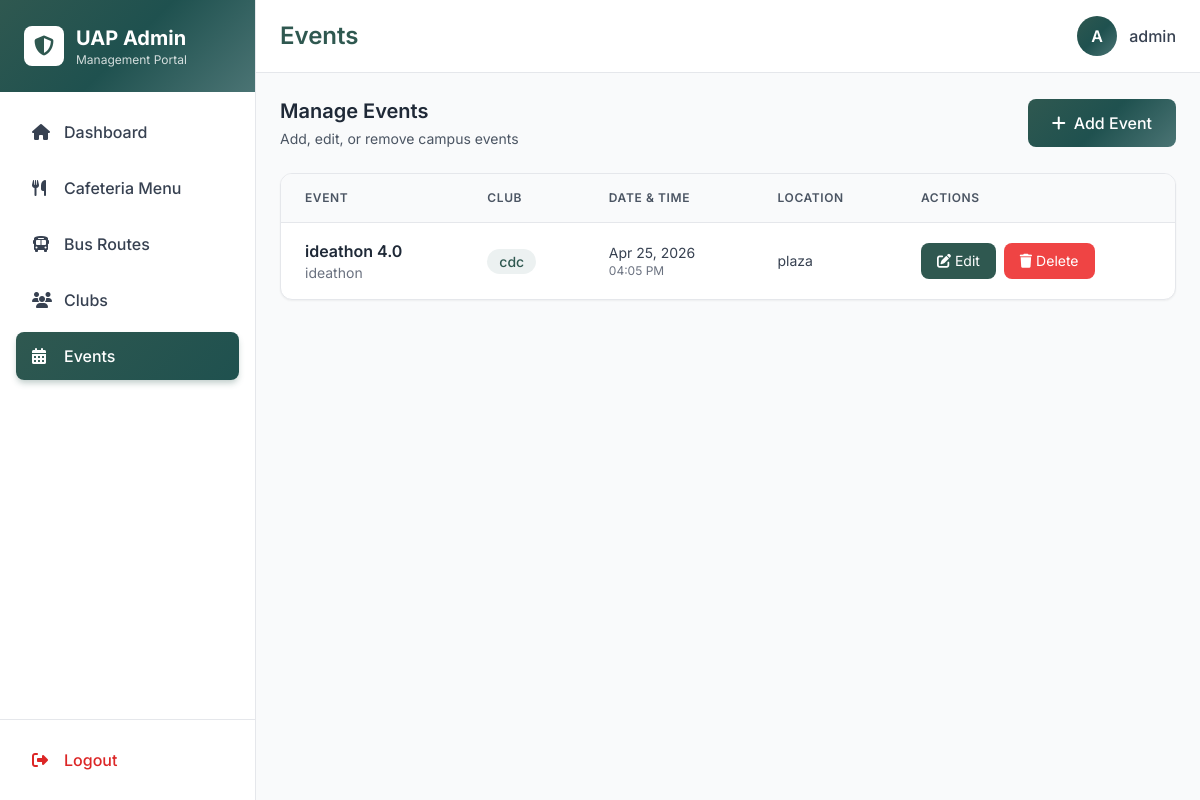
/uapadmin/events/ (signed in), run on the app's committed database.
### main/models.py (models this page shows, shortened)
class Event(models.Model):
    title = models.CharField(max_length=300)
    description = models.TextField()
    club = models.ForeignKey(Club, on_delete=models.CASCADE, related_name='events')
    event_date = models.DateField()
    event_time = models.TimeField()
    location = models.CharField(max_length=300)
    image = models.ImageField(upload_to='events/', blank=True, null=True)
    is_active = models.BooleanField(default=True)
    created_at = models.DateTimeField(auto_now_add=True)
    updated_at = models.DateTimeField(auto_now=True)
    class Meta:
        ordering = ['event_date', 'event_time']

class Club(models.Model):
    name = models.CharField(max_length=200)
    description = models.TextField()
    category = models.CharField(max_length=100, choices=[
        ('cultural', 'Cultural'),
        ('sports', 'Sports'),
        ('academic', 'Academic'),
        ('technology', 'Technology'),
        ('arts', 'Arts'),
        ('social', 'Social'),
    ])
    president = models.CharField(max_length=200, blank=True)
    contact_email = models.EmailField(blank=True)
    logo = models.ImageField(upload_to='clubs/', blank=True, null=True)
    is_active = models.BooleanField(default=True)
    created_at = models.DateTimeField(auto_now_add=True)
    updated_at = models.DateTimeField(auto_now=True)
    class Meta:
        ordering = ['name']

### main/views.py (the view)
# urls.py: path('uapadmin/events/', admin_events, name='admin_events'),
@login_required
@user_passes_test(lambda u: u.is_superuser, login_url='/uapadmin/login/')
def admin_events(request):
    events = Event.objects.select_related('club').all().order_by('event_date', 'event_time')
    return render(request, 'admin_portal/event_list.html', {
        'active_page': 'events',
        'page_title': 'Events',
        'events': events
    })

### templates/admin_portal/event_list.html (shortened to what this page needs)
{% extends 'admin_portal/layout.html' %}
{% block content %}
<div class="space-y-6">
    <div class="flex justify-between items-center">
        <div>
            <h3 class="text-xl font-semibold text-gray-800">Manage Events</h3>
            <p class="text-sm text-gray-600 mt-1">Add, edit, or remove campus events</p>
        </div>
        <a href="{% url 'admin_event_add' %}" class="px-6 py-3 gradient-bg text-white rounded-lg font-medium hover:shadow-lg smooth-transition">
            <i class="fas fa-plus mr-2"></i>Add Event
        </a>
    </div>
    <div class="bg-white rounded-xl shadow-sm border border-gray-200 overflow-hidden">
        <div class="overflow-x-auto">
            <table class="w-full">
                <thead class="bg-gray-50 border-b border-gray-200">
                    <tr>
                        <th class="px-6 py-4 text-left text-xs font-semibold text-gray-600 uppercase tracking-wider">Event</th>
                        <th class="px-6 py-4 text-left text-xs font-semibold text-gray-600 uppercase tracking-wider">Club</th>
                        <th class="px-6 py-4 text-left text-xs font-semibold text-gray-600 uppercase tracking-wider">Date & Time</th>
                        <th class="px-6 py-4 text-left text-xs font-semibold text-gray-600 uppercase tracking-wider">Location</th>
                        <th class="px-6 py-4 text-left text-xs font-semibold text-gray-600 uppercase tracking-wider">Actions</th>
                    </tr>
                </thead>
                <tbody class="divide-y divide-gray-200">
                    {% for event in events %}
                    <tr class="hover:bg-gray-50 smooth-transition">
                        <td class="px-6 py-4">
                            <p class="font-semibold text-gray-800">{{ event.title }}</p>
                            <p class="text-sm text-gray-500 truncate max-w-xs">{{ event.description|truncatechars:50 }}</p>
                        </td>
                        <td class="px-6 py-4">
                            <span class="px-3 py-1 bg-accent/10 text-primary rounded-full text-sm font-medium">
                                {{ event.club.name }}
                            </span>
                        </td>
                        <td class="px-6 py-4">
                            <p class="text-sm text-gray-700">{{ event.event_date|date:"M d, Y" }}</p>
                            <p class="text-xs text-gray-500">{{ event.event_time|time:"h:i A" }}</p>
                        </td>
                        <td class="px-6 py-4 text-sm text-gray-700">{{ event.location }}</td>
                        <td class="px-6 py-4">
                            <div class="flex space-x-2">
                                <button data-edit-url="{% url 'admin_event_edit' event.id %}" class="edit-btn px-4 py-2 bg-primary text-white rounded-lg hover:bg-secondary smooth-transition text-sm cursor-pointer">
                                    <i class="fas fa-edit mr-1"></i>Edit
                                </button>
                                <button data-delete-url="{% url 'admin_event_delete' event.id %}" data-delete-msg="Delete this event?" class="delete-btn px-4 py-2 bg-red-500 text-white rounded-lg hover:bg-red-600 smooth-transition text-sm cursor-pointer">
                                    <i class="fas fa-trash mr-1"></i>Delete
                                </button>
                            </div>
                        </td>
                    </tr>
                    {% endfor %}
                </tbody>
            </table>
        </div>
    </div>
</div>
{% endblock %}

### templates/admin_portal/layout.html (shortened to what this page needs)
{% extends 'admin_portal/base.html' %}
{% block body %}
<div class="flex h-screen">
    <aside class="w-64 bg-white border-r border-gray-200 flex flex-col shadow-lg">
        <div class="p-6 gradient-bg">
            <div class="flex items-center space-x-3">
                <div class="w-10 h-10 bg-white rounded-lg flex items-center justify-center">
                    <i class="fas fa-shield-alt text-primary text-xl"></i>
                </div>
                <div>
                    <h1 class="text-xl font-bold text-white">UAP Admin</h1>
                    <p class="text-xs text-white/80">Management Portal</p>
                </div>
            </div>
        </div>
        <nav class="flex-1 p-4 space-y-2 overflow-y-auto">
            <a href="{% url 'admin_dashboard' %}" class="admin-sidebar-link flex items-center space-x-3 px-4 py-3 rounded-lg text-gray-700 hover:bg-gray-100 smooth-transition {% if active_page == 'dashboard' %}active{% endif %}">
                <i class="fas fa-home w-5"></i>
                <span class="font-medium">Dashboard</span>
            </a>
            <a href="{% url 'admin_menu_list' %}" class="admin-sidebar-link flex items-center space-x-3 px-4 py-3 rounded-lg text-gray-700 hover:bg-gray-100 smooth-transition {% if active_page == 'menu' %}active{% endif %}">
                <i class="fas fa-utensils w-5"></i>
                <span class="font-medium">Cafeteria Menu</span>
            </a>
            <a href="{% url 'admin_bus_routes' %}" class="admin-sidebar-link flex items-center space-x-3 px-4 py-3 rounded-lg text-gray-700 hover:bg-gray-100 smooth-transition {% if active_page == 'bus' %}active{% endif %}">
                <i class="fas fa-bus w-5"></i>
                <span class="font-medium">Bus Routes</span>
            </a>
            <a href="{% url 'admin_clubs' %}" class="admin-sidebar-link flex items-center space-x-3 px-4 py-3 rounded-lg text-gray-700 hover:bg-gray-100 smooth-transition {% if active_page == 'clubs' %}active{% endif %}">
                <i class="fas fa-users w-5"></i>
                <span class="font-medium">Clubs</span>
            </a>
            <a href="{% url 'admin_events' %}" class="admin-sidebar-link flex items-center space-x-3 px-4 py-3 rounded-lg text-gray-700 hover:bg-gray-100 smooth-transition {% if active_page == 'events' %}active{% endif %}">
                <i class="fas fa-calendar-alt w-5"></i>
                <span class="font-medium">Events</span>
            </a>
        </nav>
        <div class="p-4 border-t border-gray-200">
            <a href="{% url 'admin_logout' %}" class="flex items-center space-x-3 px-4 py-3 rounded-lg text-red-600 hover:bg-red-50 smooth-transition">
                <i class="fas fa-sign-out-alt w-5"></i>
                <span class="font-medium">Logout</span>
            </a>
        </div>
    </aside>
    <div class="flex-1 flex flex-col overflow-hidden">
        <header class="bg-white border-b border-gray-200 px-6 py-4 flex items-center justify-between shadow-sm">
            <div class="flex items-center space-x-4">
                <h2 class="text-2xl font-semibold text-primary">{{ page_title }}</h2>
            </div>
            <div class="flex items-center space-x-3">
                <div class="w-10 h-10 gradient-bg rounded-full flex items-center justify-center text-white font-semibold">
                    {{ user.username|first|upper }}
                </div>
                <span class="text-gray-700 font-medium">{{ user.username }}</span>
            </div>
        </header>
        <main class="flex-1 overflow-y-auto p-6 bg-gray-50">
            {% block content %}{% endblock %}
        </main>
    </div>
</div>
{% endblock %}

### templates/admin_portal/base.html (style rules this page uses)
body { font-family: 'Inter', sans-serif; }
.admin-sidebar-link.active { background: linear-gradient(135deg, #2f5850 0%, #1f514f 100%); color: #fff; box-shadow: 0 4px 6px -1px rgba(47, 88, 80, 0.3); }
.gradient-bg { background: linear-gradient(135deg, #2f5850 0%, #1f514f 50%, #4b7474 100%); }
.smooth-transition { transition: all 0.2s ease-in-out; }

### data on the page
Event: title "ideathon 4.0", description "ideathon", club.name "cdc", event_date "Apr 25, 2026", event_time "04:05 PM", location "plaza"

### other printed values
{{ page_title }} "Events"
{{ user.username|first|upper }} "A"
{{ user.username }} "admin"
